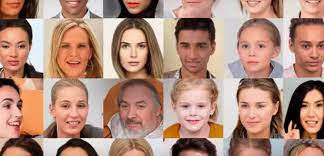
#> input picture BIGDATA_IA/PIA_ISAAC/Ud2 Python/60/Tarefa 62 - Borrado de caras/images.jpeg, 324 x 156 px
$ jupyter execute Tarefa62.ipynb
#> lines starting #> are read from the running program, lines starting #| are printed output that depends on the picture
Tarefa 62 - Borrado de caras

Fai unha aplicación de consola ou notebook que recolla unha foto e detecte as caras.

Logo aplica un blur á zona que conten cada unha das caras para que non poida ser identificado.

[cell 1]
import cv2

def blur_faces(image_path):
    # Cargar la imagen
#> called with image_path = 'images.jpeg'
    image = cv2.imread(image_path)
#> image is the input picture: shape (156, 324, 3); mean B, G, R 122.8, 138.8, 176.9

    # Inicializar el clasificador de caras
    face_cascade = cv2.CascadeClassifier(cv2.data.haarcascades + 'haarcascade_frontalface_default.xml')

    # Convertir la imagen a escala de grises
    gray = cv2.cvtColor(image, cv2.COLOR_BGR2GRAY)
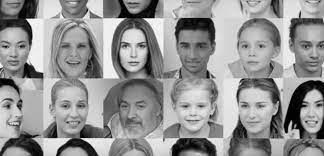
#> gray: shape (156, 324); min 0, max 254, mean 148.4

    # Detectar las caras en la imagen
    faces = face_cascade.detectMultiScale(gray, scaleFactor=1.1, minNeighbors=5, minSize=(30, 30))
#> faces = [[113, 30, 42, 42], [228, 27, 50, 50], [51, 29, 46, 46], [168, 28, 49, 49], [107, 87, 50, 50], [229, 87, 48, 48], [169, 87, 48, 48], [49, 87, 49, 49]]

    # Aplicar blur a cada cara detectada
    for (x, y, w, h) in faces:
        # Seleccionar la región de la cara
        face = image[y:y+h, x:x+w]
        # Aplicar el filtro de desenfoque a la región de la cara
        blurred_face = cv2.GaussianBlur(face, (99, 99), 30)
        # Reemplazar la región de la cara con la cara desenfocada
        image[y:y+h, x:x+w] = blurred_face
#> this loop made 8 passes
#> pass 1, in blur_faces, `face = image[y:y+h, x:x+w]`:
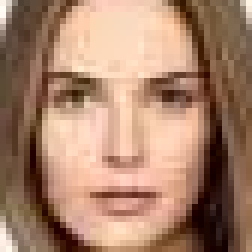
#> face: shape (42, 42, 3) (shown 6 times larger); mean B, G, R 107.5, 130.3, 168.3
#> pass 1, in blur_faces, `blurred_face = cv2.GaussianBlur(face, (99, 99), 30)`:
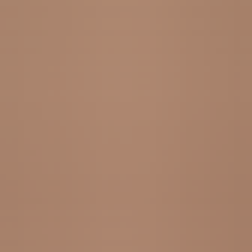
#> blurred_face: shape (42, 42, 3) (shown 6 times larger); mean B, G, R 108.2, 131.1, 169.4
#> pass 2, in blur_faces, `face = image[y:y+h, x:x+w]`:
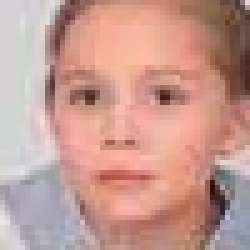
#> face: shape (50, 50, 3) (shown 5 times larger); mean B, G, R 145.2, 154.3, 198.1
#> pass 2, in blur_faces, `blurred_face = cv2.GaussianBlur(face, (99, 99), 30)`:
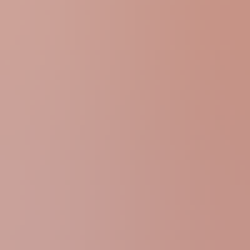
#> blurred_face: shape (50, 50, 3) (shown 5 times larger); mean B, G, R 144.8, 154.2, 198.9
#> after the loop:
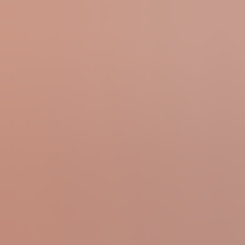
#> face: shape (49, 49, 3) (shown 5 times larger); mean B, G, R 132.1, 147.3, 194.5
#> after the loop:
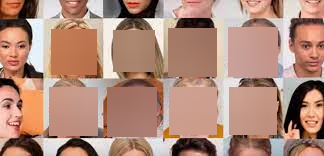
#> image: shape (156, 324, 3); mean B, G, R 122.9, 138.9, 177.2

    # Mostrar la imagen con las caras desenfocadas
    cv2.imshow('Blurred Faces', image)
    cv2.waitKey(0)
    cv2.destroyAllWindows()

# Ruta de la imagen
image_path = 'images.jpeg'  # Reemplaza 'tu_imagen.jpg' con la ruta de tu imagen

# Llamar a la función para desenfocar las caras en la imagen
blur_faces(image_path)
